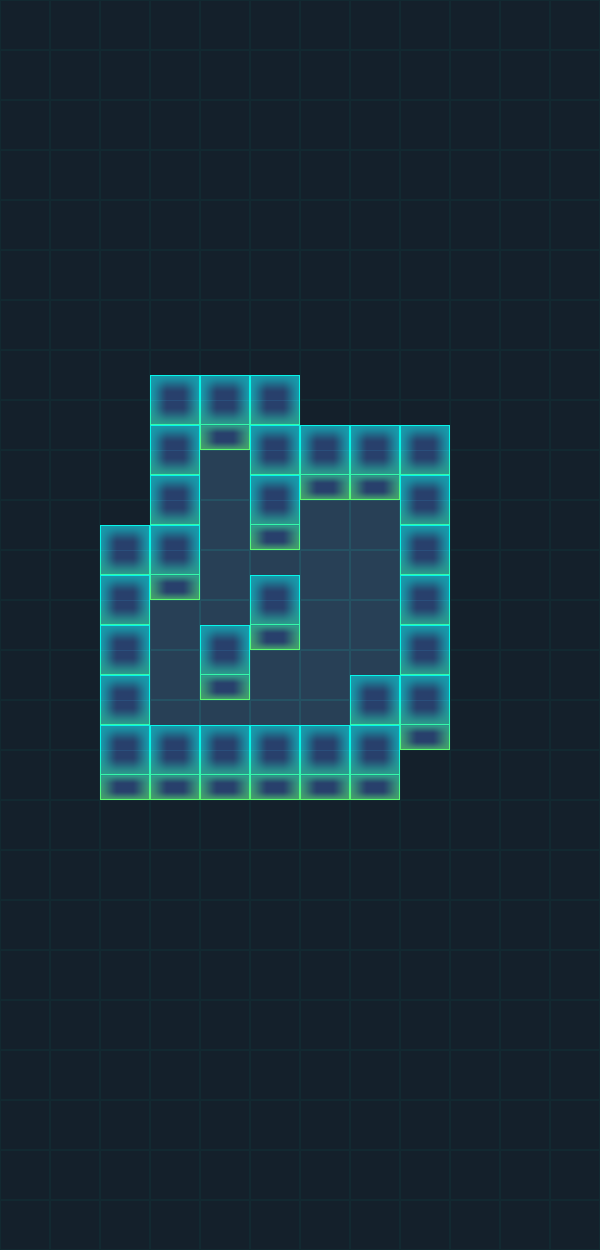

A 2D game scene composited from a Tiled map and its tileset images. What follows is a short description and the map's XML, with every tile layer's data as written:
An orthogonal 12x25 tile map with 50x50 px tiles, 4 tile layers (BG, WallBottom, Play, WallUp) and 7 objects (Hero, M1, M2, End).

<map version="1.0" tiledversion="1.0.3" orientation="orthogonal" renderorder="right-down" width="12" height="25" tilewidth="50" tileheight="50" nextobjectid="24">
 <tileset firstgid="1" source="tiles.tsx" />
 <layer name="BG" width="12" height="25">
  <data encoding="csv">
6,6,6,6,6,6,6,6,6,6,6,6,
6,6,6,6,6,6,6,6,6,6,6,6,
6,6,6,6,6,6,6,6,6,6,6,6,
6,6,6,6,6,6,6,6,6,6,6,6,
6,6,6,6,6,6,6,6,6,6,6,6,
6,6,6,6,6,6,6,6,6,6,6,6,
6,6,6,6,6,6,6,6,6,6,6,6,
6,6,6,6,6,6,6,6,6,6,6,6,
6,6,6,6,6,6,6,6,6,6,6,6,
6,6,6,6,5,6,6,6,6,6,6,6,
6,6,6,6,5,6,5,5,6,6,6,6,
6,6,6,6,5,5,5,5,6,6,6,6,
6,6,6,5,5,6,5,5,6,6,6,6,
6,6,6,5,6,5,5,5,6,6,6,6,
6,6,6,5,5,5,5,6,6,6,6,6,
6,6,6,6,6,6,6,6,6,6,6,6,
6,6,6,6,6,6,6,6,6,6,6,6,
6,6,6,6,6,6,6,6,6,6,6,6,
6,6,6,6,6,6,6,6,6,6,6,6,
6,6,6,6,6,6,6,6,6,6,6,6,
6,6,6,6,6,6,6,6,6,6,6,6,
6,6,6,6,6,6,6,6,6,6,6,6,
6,6,6,6,6,6,6,6,6,6,6,6,
6,6,6,6,6,6,6,6,6,6,6,6,
6,6,6,6,6,6,6,6,6,6,6,6
</data>
 </layer>
 <layer name="WallBottom" width="12" height="25">
  <data encoding="csv">
0,0,0,0,0,0,0,0,0,0,0,0,
0,0,0,0,0,0,0,0,0,0,0,0,
0,0,0,0,0,0,0,0,0,0,0,0,
0,0,0,0,0,0,0,0,0,0,0,0,
0,0,0,0,0,0,0,0,0,0,0,0,
0,0,0,0,0,0,0,0,0,0,0,0,
0,0,0,0,0,0,0,0,0,0,0,0,
0,0,0,3,3,3,0,0,0,0,0,0,
0,0,0,4,2,4,3,3,3,0,0,0,
0,0,0,4,0,4,2,2,4,0,0,0,
0,0,3,4,0,2,0,0,4,0,0,0,
0,0,4,2,0,0,0,0,4,0,0,0,
0,0,4,0,0,2,0,0,4,0,0,0,
0,0,4,0,2,0,0,0,4,0,0,0,
0,0,4,0,0,0,0,4,2,0,0,0,
0,0,2,2,2,2,2,2,0,0,0,0,
0,0,0,0,0,0,0,0,0,0,0,0,
0,0,0,0,0,0,0,0,0,0,0,0,
0,0,0,0,0,0,0,0,0,0,0,0,
0,0,0,0,0,0,0,0,0,0,0,0,
0,0,0,0,0,0,0,0,0,0,0,0,
0,0,0,0,0,0,0,0,0,0,0,0,
0,0,0,0,0,0,0,0,0,0,0,0,
0,0,0,0,0,0,0,0,0,0,0,0,
0,0,0,0,0,0,0,0,0,0,0,0
</data>
 </layer>
 <objectgroup name="Star">
  <object id="5" x="261.667" y="656" width="31.6667" height="34" />
  <object id="16" x="311.333" y="514.666" width="29.3333" height="25.3333" />
  <object id="17" x="162.334" y="610" width="26.6667" height="28" />
 </objectgroup>
 <objectgroup name="Coin" />
 <objectgroup name="Actor">
  <object id="1" name="Hero" x="216" y="565" width="8.333" height="10">
   <ellipse />
  </object>
  <object id="2" name="M1" x="369.667" y="78.3333" width="10" height="10">
   <ellipse />
  </object>
  <object id="3" name="M2" x="467" y="83" width="10" height="10">
   <ellipse />
  </object>
  <object id="15" name="End" x="221" y="464.333" width="10" height="10">
   <ellipse />
  </object>
 </objectgroup>
 <layer name="Play" width="12" height="25">
  <data encoding="csv">
0,0,0,0,0,0,0,0,0,0,0,0,
0,0,0,0,0,0,0,0,0,0,0,0,
0,0,0,0,0,0,0,0,0,0,0,0,
0,0,0,0,0,0,0,0,0,0,0,0,
0,0,0,0,0,0,0,0,0,0,0,0,
0,0,0,0,0,0,0,0,0,0,0,0,
0,0,0,0,0,0,0,0,0,0,0,0,
0,0,0,0,0,0,0,0,0,0,0,0,
0,0,0,0,0,0,0,0,0,0,0,0,
0,0,0,0,0,0,0,0,0,0,0,0,
0,0,0,0,0,0,0,0,0,0,0,0,
0,0,0,0,0,0,0,0,0,0,0,0,
0,0,0,0,0,0,0,0,0,0,0,0,
0,0,0,0,0,0,0,0,0,0,0,0,
0,0,0,0,0,0,0,0,0,0,0,0,
0,0,0,0,0,0,0,0,0,0,0,0,
0,0,0,0,0,0,0,0,0,0,0,0,
0,0,0,0,0,0,0,0,0,0,0,0,
0,0,0,0,0,0,0,0,0,0,0,0,
0,0,0,0,0,0,0,0,0,0,0,0,
0,0,0,0,0,0,0,0,0,0,0,0,
0,0,0,0,0,0,0,0,0,0,0,0,
0,0,0,0,0,0,0,0,0,0,0,0,
0,0,0,0,0,0,0,0,0,0,0,0,
0,0,0,0,0,0,0,0,0,0,0,0
</data>
 </layer>
 <layer name="WallUp" width="12" height="25">
  <data encoding="csv">
0,0,0,0,0,0,0,0,0,0,0,0,
0,0,0,0,0,0,0,0,0,0,0,0,
0,0,0,0,0,0,0,0,0,0,0,0,
0,0,0,0,0,0,0,0,0,0,0,0,
0,0,0,0,0,0,0,0,0,0,0,0,
0,0,0,0,0,0,0,0,0,0,0,0,
0,0,0,0,0,0,0,0,0,0,0,0,
0,0,0,0,0,0,0,0,0,0,0,0,
0,0,0,0,0,0,0,0,0,0,0,0,
0,0,0,0,0,0,0,0,0,0,0,0,
0,0,0,0,0,0,0,0,0,0,0,0,
0,0,0,0,0,1,0,0,0,0,0,0,
0,0,0,0,1,0,0,0,0,0,0,0,
0,0,0,0,0,0,0,1,0,0,0,0,
0,0,0,1,1,1,1,0,0,0,0,0,
0,0,0,0,0,0,0,0,0,0,0,0,
0,0,0,0,0,0,0,0,0,0,0,0,
0,0,0,0,0,0,0,0,0,0,0,0,
0,0,0,0,0,0,0,0,0,0,0,0,
0,0,0,0,0,0,0,0,0,0,0,0,
0,0,0,0,0,0,0,0,0,0,0,0,
0,0,0,0,0,0,0,0,0,0,0,0,
0,0,0,0,0,0,0,0,0,0,0,0,
0,0,0,0,0,0,0,0,0,0,0,0,
0,0,0,0,0,0,0,0,0,0,0,0
</data>
 </layer>
</map>
